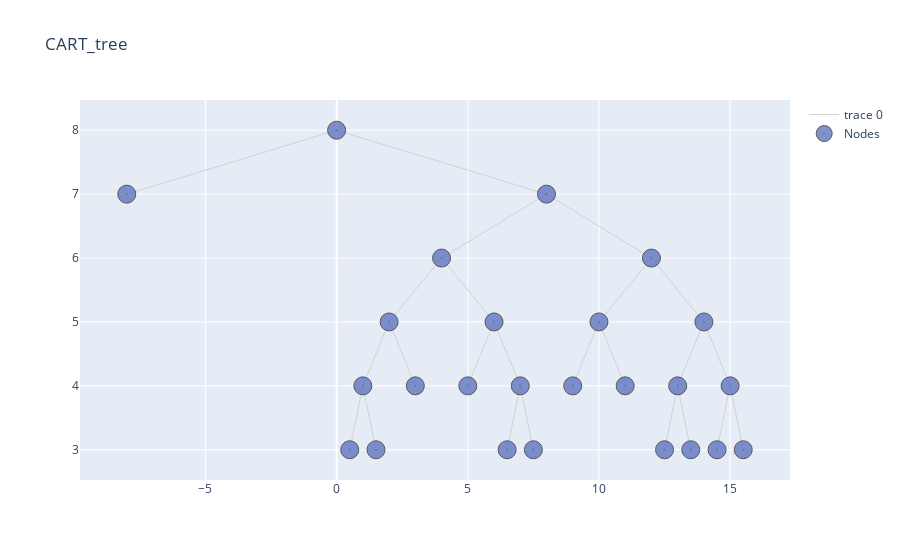

The code cell stored with this chart in its notebook:
### Markdown cell above
these are the associated node proportion total, maybe should focus on gains instead

### Code cell
#pd.set_option('display.max_rows', None)
#pd.set_option('display.max_colwidth', 3000)
import warnings
warnings.filterwarnings("ignore", category=FutureWarning) 
cart.print_tree(table = True, html = True).style.hide_index()

### Figure 1 — Plotly figure (JSON) as saved in the notebook; plotly's stock layout.template omitted (floating-point values rounded to 4 significant figures)
{"data": [{"hoverinfo": "none", "line": {"color": "rgb(210,210,210)", "width": 1}, "mode": "lines", "type": "scatter", "x": [0, -8, null, 0, 8, null, 8, 4, null, 8, 12, null, 4, 2, null, 4, 6, null, 12, 10, null, 12, 14, null, 2, 1, null, 2, 3, null, 6, 5, null, 6, 7, null, 10, 9, null, 10, 11, null, 14, 13, null, 14, 15, null, 1, 0.5, null, 1, 1.5, null, 7, 6.5, null, 7, 7.5, null, 13, 12.5, null, 13, 13.5, null, 15, 14.5, null, 15, 15.5, null], "y": [8, 7, null, 8, 7, null, 7, 6, null, 7, 6, null, 6, 5, null, 6, 5, null, 6, 5, null, 6, 5, null, 5, 4, null, 5, 4, null, 5, 4, null, 5, 4, null, 5, 4, null, 5, 4, null, 5, 4, null, 5, 4, null, 4, 3, null, 4, 3, null, 4, 3, null, 4, 3, null, 4, 3, null, 4, 3, null, 4, 3, null, 4, 3, null]}, {"hoverinfo": "text", "marker": {"color": "#6175c1", "line": {"color": "rgb(50,50,50)", "width": 1}, "size": 18, "symbol": "circle-dot"}, "mode": "markers", "name": "Nodes", "opacity": 0.8, "text": ["n2, None, Bin Value: 158.2, pearson : 3860.8, Samples : 5", "n25, None, Bin Value: 153.86, pearson : 1586.86, Samples : 7", "n48, None, Bin Value: 130.62, pearson : 6015.08, Samples : 13", "n49, None, Bin Value: 121.6, pearson : 37775.16, Samples : 121", "n26, None, Bin Value: 75, pearson : 1702, Samples : 6", "n54, None, Bin Value: 111.72, pearson : 20469.69, Samples : 68", "n55, None, Bin Value: 124.75, pearson : 1135.5, Samples : 8", "n28, None, Bin Value: 62.83, pearson : 1964.83, Samples : 6", "n29, None, Bin Value: 86.17, pearson : 2388.83, Samples : 6", "n60, None, Bin Value: 98.83, pearson : 730.83, Samples : 6", "n61, None, Bin Value: 111.44, pearson : 7193.94, Samples : 16", "n62, None, Bin Value: 93.2, pearson : 242.8, Samples : 5", "n63, None, Bin Value: 104.38, pearson : 4275.08, Samples : 13", "n1, Sales>0.91, Bin Value: 115.78, pearson : 155526.82, Samples : 280", "n3, Sales>9.95, Bin Value: 115.0, pearson : 142503.0, Samples : 275", "n6, Sales>7.52, Bin Value: 118.98, pearson : 95241.93, Samples : 223", "n12, CompPrice>148, Bin Value: 124.03, pearson : 52885.89, Samples : 141", "n24, Sales>3.42, Bin Value: 122.47, pearson : 44745.38, Samples : 134", "n13, CompPrice>98, Bin Value: 110.3, pearson : 32591.38, Samples : 82", "n27, Sales>9.39, Bin Value: 113.09, pearson : 22820.36, Samples : 76", "n7, CompPrice>113, Bin Value: 97.94, pearson : 28594.83, Samples : 52", "n14, Advertising>10, Bin Value: 74.5, pearson : 5987.0, Samples : 12", "n15, Sales>11.85, Bin Value: 104.97, pearson : 14034.97, Samples : 40", "n30, Sales>10.27, Bin Value: 108, pearson : 8618, Samples : 22", "n31, Sales>12.04, Bin Value: 101.28, pearson : 4969.61, Samples : 18"], "type": "scatter", "x": [-8, 3, 0.5, 1.5, 5, 6.5, 7.5, 9, 11, 12.5, 13.5, 14.5, 15.5, 0, 8, 4, 2, 1, 6, 7, 12, 10, 14, 13, 15], "y": [7, 4, 3, 3, 4, 3, 3, 4, 4, 3, 3, 3, 3, 8, 7, 6, 5, 4, 5, 4, 6, 5, 5, 4, 4]}], "layout": {"title": {"text": "CART_tree"}}}
